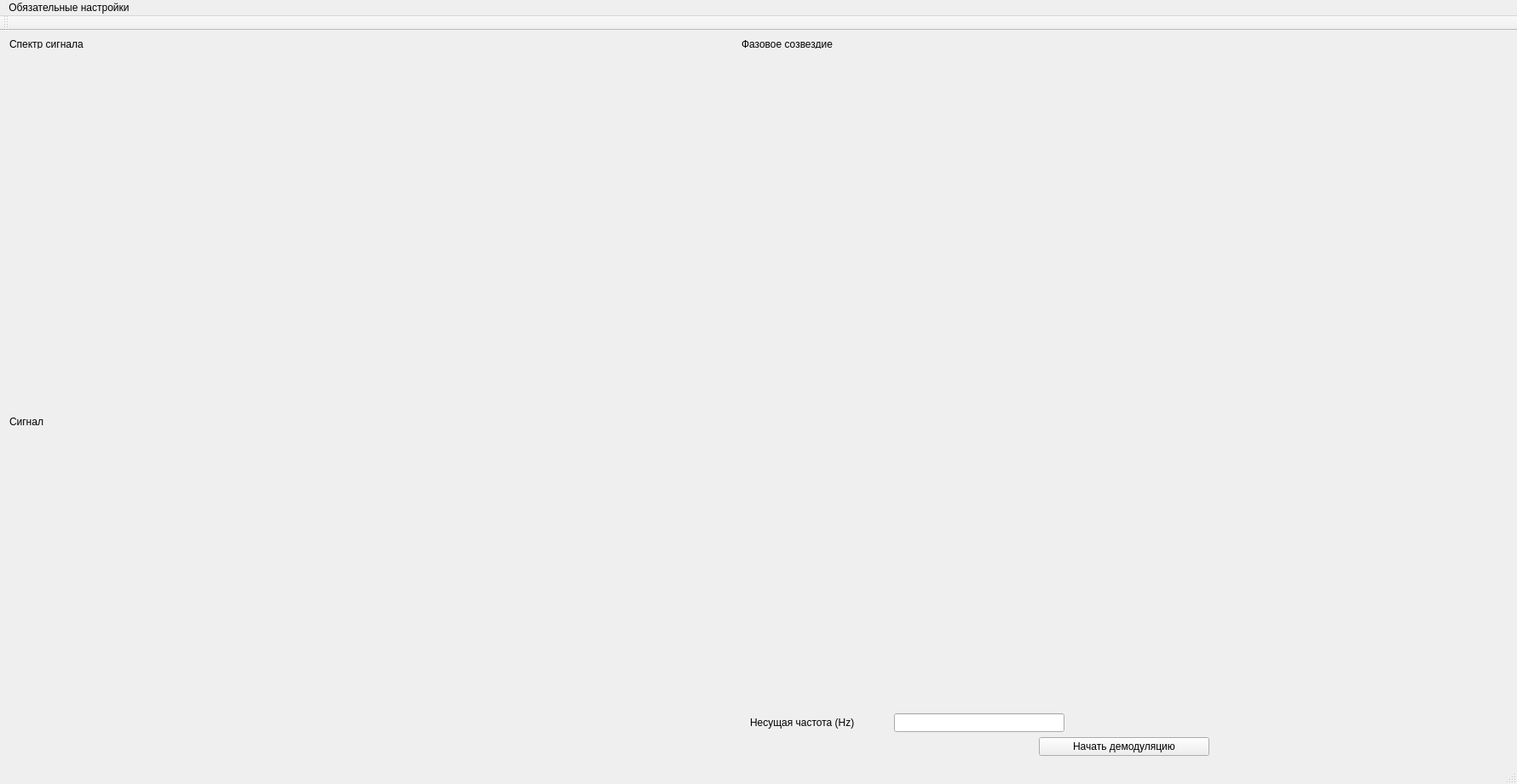
<?xml version="1.0" encoding="UTF-8"?>
<ui version="4.0">
 <class>MainWindow</class>
 <widget class="QMainWindow" name="MainWindow">
  <property name="geometry">
   <rect>
    <x>0</x>
    <y>0</y>
    <width>1780</width>
    <height>920</height>
   </rect>
  </property>
  <property name="minimumSize">
   <size>
    <width>0</width>
    <height>0</height>
   </size>
  </property>
  <property name="windowTitle">
   <string>MainWindow</string>
  </property>
  <widget class="QWidget" name="centralWidget">
   <layout class="QHBoxLayout" name="horizontalLayout_3">
    <item>
     <layout class="QVBoxLayout" name="verticalLayout">
      <item>
       <spacer name="verticalSpacer">
        <property name="orientation">
         <enum>Qt::Vertical</enum>
        </property>
        <property name="sizeType">
         <enum>QSizePolicy::Fixed</enum>
        </property>
        <property name="sizeHint" stdset="0">
         <size>
          <width>0</width>
          <height>0</height>
         </size>
        </property>
       </spacer>
      </item>
      <item>
       <widget class="QLabel" name="label_10">
        <property name="maximumSize">
         <size>
          <width>16777215</width>
          <height>10</height>
         </size>
        </property>
        <property name="text">
         <string>Спектр сигнала</string>
        </property>
       </widget>
      </item>
      <item>
       <widget class="QCustomPlot" name="spectrum_widget" native="true">
        <property name="minimumSize">
         <size>
          <width>800</width>
          <height>200</height>
         </size>
        </property>
       </widget>
      </item>
      <item>
       <spacer name="verticalSpacer_2">
        <property name="orientation">
         <enum>Qt::Vertical</enum>
        </property>
        <property name="sizeType">
         <enum>QSizePolicy::Maximum</enum>
        </property>
        <property name="sizeHint" stdset="0">
         <size>
          <width>20</width>
          <height>40</height>
         </size>
        </property>
       </spacer>
      </item>
      <item>
       <widget class="QLabel" name="label_12">
        <property name="maximumSize">
         <size>
          <width>16777215</width>
          <height>10</height>
         </size>
        </property>
        <property name="text">
         <string>Сигнал</string>
        </property>
       </widget>
      </item>
      <item>
       <widget class="QCustomPlot" name="signal_widget" native="true">
        <property name="minimumSize">
         <size>
          <width>500</width>
          <height>200</height>
         </size>
        </property>
        <property name="baseSize">
         <size>
          <width>0</width>
          <height>0</height>
         </size>
        </property>
       </widget>
      </item>
     </layout>
    </item>
    <item>
     <spacer name="horizontalSpacer_6">
      <property name="orientation">
       <enum>Qt::Horizontal</enum>
      </property>
      <property name="sizeType">
       <enum>QSizePolicy::Maximum</enum>
      </property>
      <property name="sizeHint" stdset="0">
       <size>
        <width>40</width>
        <height>20</height>
       </size>
      </property>
     </spacer>
    </item>
    <item>
     <widget class="QLabel" name="label_13">
      <property name="text">
       <string/>
      </property>
     </widget>
    </item>
    <item>
     <layout class="QVBoxLayout" name="verticalLayout_2">
      <item>
       <widget class="QLabel" name="label">
        <property name="maximumSize">
         <size>
          <width>16777215</width>
          <height>10</height>
         </size>
        </property>
        <property name="text">
         <string>Фазовое созвездие</string>
        </property>
       </widget>
      </item>
      <item>
       <widget class="QCustomPlot" name="phase_diagramm_widget" native="true">
        <property name="minimumSize">
         <size>
          <width>400</width>
          <height>200</height>
         </size>
        </property>
       </widget>
      </item>
      <item>
       <spacer name="verticalSpacer_3">
        <property name="orientation">
         <enum>Qt::Vertical</enum>
        </property>
        <property name="sizeType">
         <enum>QSizePolicy::Maximum</enum>
        </property>
        <property name="sizeHint" stdset="0">
         <size>
          <width>20</width>
          <height>100</height>
         </size>
        </property>
       </spacer>
      </item>
      <item>
       <layout class="QHBoxLayout" name="horizontalLayout">
        <item>
         <spacer name="horizontalSpacer">
          <property name="orientation">
           <enum>Qt::Horizontal</enum>
          </property>
          <property name="sizeType">
           <enum>QSizePolicy::Maximum</enum>
          </property>
          <property name="sizeHint" stdset="0">
           <size>
            <width>10</width>
            <height>20</height>
           </size>
          </property>
         </spacer>
        </item>
        <item>
         <widget class="QLabel" name="label_2">
          <property name="text">
           <string>Несущая частота (Hz)</string>
          </property>
         </widget>
        </item>
        <item>
         <spacer name="horizontalSpacer_3">
          <property name="orientation">
           <enum>Qt::Horizontal</enum>
          </property>
          <property name="sizeType">
           <enum>QSizePolicy::Maximum</enum>
          </property>
          <property name="sizeHint" stdset="0">
           <size>
            <width>40</width>
            <height>20</height>
           </size>
          </property>
         </spacer>
        </item>
        <item>
         <widget class="QLineEdit" name="line_edit_frequency">
          <property name="maximumSize">
           <size>
            <width>200</width>
            <height>16777215</height>
           </size>
          </property>
         </widget>
        </item>
        <item>
         <spacer name="horizontalSpacer_2">
          <property name="orientation">
           <enum>Qt::Horizontal</enum>
          </property>
          <property name="sizeHint" stdset="0">
           <size>
            <width>40</width>
            <height>20</height>
           </size>
          </property>
         </spacer>
        </item>
       </layout>
      </item>
      <item>
       <layout class="QHBoxLayout" name="horizontalLayout_2">
        <item>
         <spacer name="horizontalSpacer_5">
          <property name="orientation">
           <enum>Qt::Horizontal</enum>
          </property>
          <property name="sizeType">
           <enum>QSizePolicy::Maximum</enum>
          </property>
          <property name="sizeHint" stdset="0">
           <size>
            <width>40</width>
            <height>20</height>
           </size>
          </property>
         </spacer>
        </item>
        <item>
         <widget class="QPushButton" name="start_button">
          <property name="maximumSize">
           <size>
            <width>200</width>
            <height>16777215</height>
           </size>
          </property>
          <property name="text">
           <string>Начать демодуляцию</string>
          </property>
         </widget>
        </item>
        <item>
         <spacer name="horizontalSpacer_4">
          <property name="orientation">
           <enum>Qt::Horizontal</enum>
          </property>
          <property name="sizeType">
           <enum>QSizePolicy::Minimum</enum>
          </property>
          <property name="sizeHint" stdset="0">
           <size>
            <width>40</width>
            <height>20</height>
           </size>
          </property>
         </spacer>
        </item>
       </layout>
      </item>
     </layout>
    </item>
   </layout>
  </widget>
  <widget class="QMenuBar" name="menuBar">
   <property name="geometry">
    <rect>
     <x>0</x>
     <y>0</y>
     <width>1780</width>
     <height>21</height>
    </rect>
   </property>
   <widget class="QMenu" name="menuDfv">
    <property name="title">
     <string>Обязательные настройки</string>
    </property>
    <widget class="QMenu" name="menu">
     <property name="title">
      <string>Выбрать источник информации</string>
     </property>
     <addaction name="separator"/>
     <addaction name="action_3"/>
     <addaction name="separator"/>
     <addaction name="action_4"/>
    </widget>
    <addaction name="separator"/>
    <addaction name="menu"/>
   </widget>
   <addaction name="menuDfv"/>
  </widget>
  <widget class="QToolBar" name="mainToolBar">
   <attribute name="toolBarArea">
    <enum>TopToolBarArea</enum>
   </attribute>
   <attribute name="toolBarBreak">
    <bool>false</bool>
   </attribute>
  </widget>
  <widget class="QStatusBar" name="statusBar"/>
  <action name="action_3">
   <property name="text">
    <string>Файл</string>
   </property>
  </action>
  <action name="action_4">
   <property name="text">
    <string>Сетевое соединение</string>
   </property>
  </action>
 </widget>
 <layoutdefault spacing="6" margin="11"/>
 <customwidgets>
  <customwidget>
   <class>QCustomPlot</class>
   <extends>QWidget</extends>
   <header>qcustomplot.h</header>
   <container>1</container>
  </customwidget>
 </customwidgets>
 <resources/>
 <connections/>
</ui>
